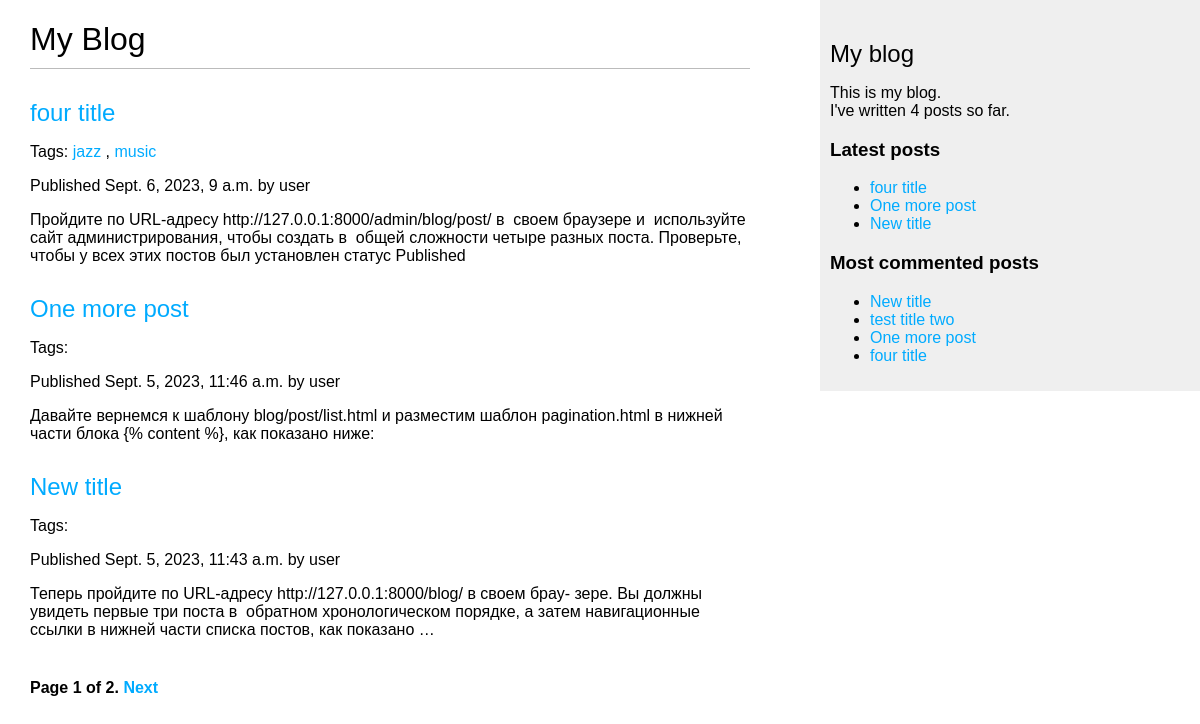
The page /blog/ on the database as committed earlier.
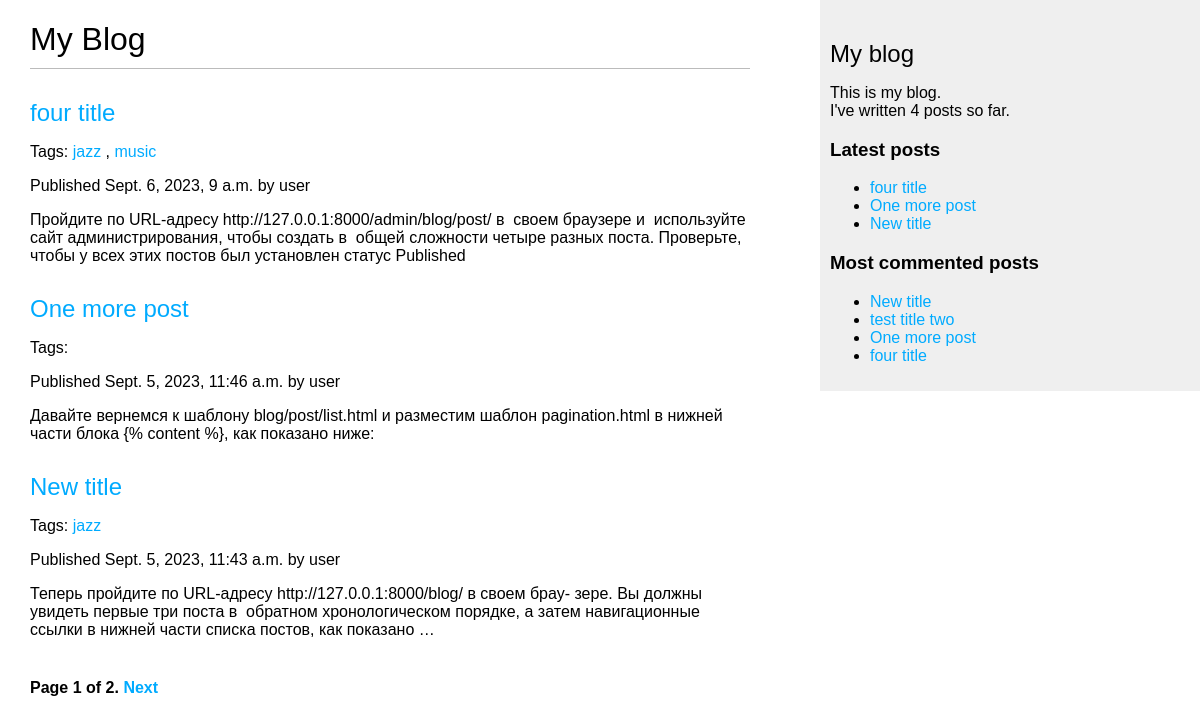
The same page on the database as committed later.
### blog/models.py (models this page shows, shortened)
class Post(models.Model):
    class Status(models.TextChoices):
        DRAFT = 'DF', 'DRAFT'
        PUBLISHED = 'PB', 'Published'
    title = models.CharField(max_length=255)
    slug = models.SlugField(max_length=250,
                            unique_for_date='publish')
    author = models.ForeignKey(User, on_delete=models.CASCADE, related_name='blog_posts')
    body = models.TextField()
    publish = models.DateTimeField(default=timezone.now)
    created = models.DateTimeField(auto_now_add=True)
    updated = models.DateTimeField(auto_now=True)
    status = models.CharField(max_length=2,
                              choices=Status.choices,
                              default=Status.DRAFT)
    objects = models.Manager()
    published = PublishedManager()
    tags = TaggableManager()
    class Meta:
        ordering = ['-publish']
        indexes = [models.Index(fields=['-publish']),]
    def get_absolute_url(self):
        return reverse('blog:post_detail',
                       args=[self.publish.year,
                             self.publish.month,
                             self.publish.day,
                             self.slug])

### blog/views.py (the view)
# urls.py: path('', views.post_list, name='post_list'),
def post_list(request, tag_slug=None):
    post_list = Post.published.all()
    tag = None
    if tag_slug:
        tag = get_object_or_404(Tag, slug=tag_slug)
        post_list = post_list.filter(tags__in=[tag])
    paginator = Paginator(post_list, 3)
    page_number = request.GET.get('page', 1)
    try:
        posts = paginator.page(page_number)
    except PageNotAnInteger:
        posts = paginator.page(1)
    except EmptyPage:
        posts = paginator.page(paginator.num_pages)
    return render(request, 'blog/post/list.html', {'posts': posts,
                                                   'tag': tag})

### blog/models.py (called while the page is built)
    def get_queryset(self):
        return super().get_queryset().filter(status=Post.Status.PUBLISHED)

### blog/templatetags/blog_tags.py (called while the page is built)
@register.simple_tag
def total_posts():
    return Post.published.count()

@register.inclusion_tag('blog/post/latest_posts.html')
def show_latest_posts(count=5):
    latest_posts = Post.published.order_by('-publish')[:count]
    return {'latest_posts': latest_posts}

@register.simple_tag
def get_most_commented_posts(count=5):
    return Post.published.annotate(
        total_comments=Count('comments')
    ).order_by('-total_comments')[:count]

@register.filter(name='markdown')
def markdown_format(text):
    return mark_safe(markdown.markdown(text))

### blog/templates/blog/post/list.html (shortened to what this page needs)
{% extends "blog/base.html" %}
{% load blog_tags %}
{% block content %}
    <h1>My Blog</h1>
    {% for post in posts %}
        <h2>
            <a href="{{ post.get_absolute_url }}">
                {{ post.title }}
            </a>
        </h2>
        <p class="tags">Tags:
            {% for tag in post.tags.all %}
                <a href="{% url "blog:post_list_by_tag" tag.slug %}">
                    {{ tag.name }}
                </a>
                {% if not forloop.last %}, {% endif %}
            {% endfor %}
        </p>
        <p class="data">
            Published {{ post.publish }} by {{ post.author }}
        </p>
        {{ post.body|markdown|truncatewords_html:30 }}
    {% endfor %}
    {% include "pagination.html" with page=posts %}
{% endblock %}

### blog/templates/blog/base.html (shortened to what this page needs)
{% load blog_tags %}
{% load static %}
<!DOCTYPE html>
<html>
<head>
    <link rel="stylesheet" href="{% static 'css/blog.css' %}">
</head>
<body>
    <div id="content">
        {% block content %}
        {% endblock %}
    </div>
    <div id="sidebar">
        <h2> My blog</h2>
        <p>This is my blog.
            <br>I've written {% total_posts %} posts so far.
        </p>
        <h3>Latest posts</h3>
        {% show_latest_posts 3 %}
        <h3>Most commented posts</h3>
        {% get_most_commented_posts as most_commented_posts %}
        <ul>
            {% for post in most_commented_posts %}
            <li>
                <a href="{{ post.get_absolute_url }}">{{ post.title }}</a>
            </li>
            {% endfor %}
        </ul>
    </div>
</body>
</html>

### blog/templates/blog/post/latest_posts.html
<ul>
    {% for post in latest_posts %}
        <li>
            <a href="{{ post.get_absolute_url }}">{{ post.title }}</a>
        </li>
    {% endfor %}
</ul>

Rows that differ between the two databases and show on the page:
changed Post "New title": gains Tag (name "jazz")
